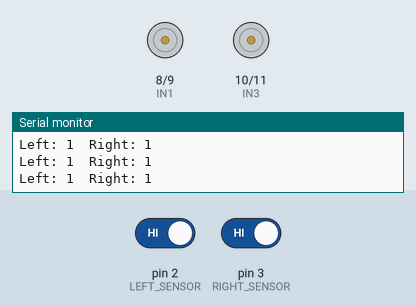
The sketch below on a simulated Arduino Uno, built with avr-gcc and run on an emulated ATmega328P. On the bench: motor-driver pin pairs drawn as motors (green arrow = first pin HIGH = forward, orange = second pin HIGH = backward, longer = more drive, scaled by the enable pin), the last lines printed to the serial monitor. The test bench sets the inputs (shaded band); at power-on: pin 2 (LEFT_SENSOR) HIGH, pin 3 (RIGHT_SENSOR) HIGH.

Above: at 1.2 s.
1.3 s: pin 2 (LEFT_SENSOR) driven LOW
At 2.5 s:
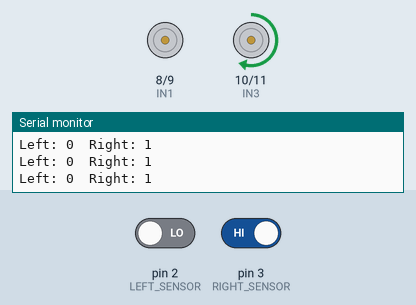
2.8 s: pin 3 (RIGHT_SENSOR) driven LOW
At 3.7 s:
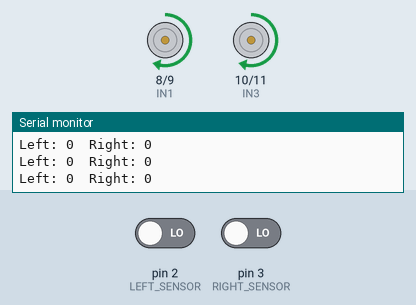
4.3 s: pin 2 (LEFT_SENSOR) driven HIGH
At 4.9 s:
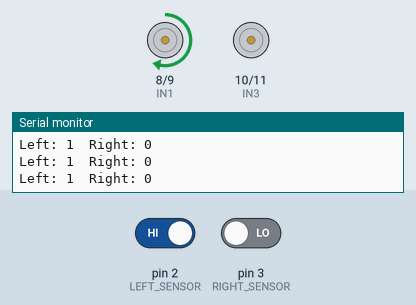
Timing chart, 0 to 7.3 s (numbered marks = the images above; inputs shaded):
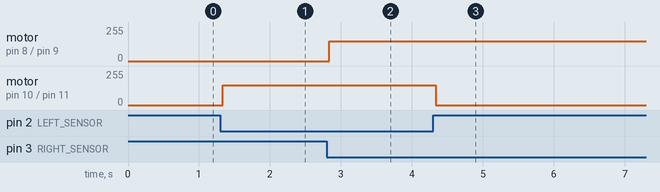

The sketch:

line_following_vehicle.ino
```cpp
// =====================================================
// Line Following Vehicle
// Basic Arduino Control
//
// IR Sensors + Motor Driver + 2 DC Motors
// =====================================================

// -----------------------------
// IR SENSOR PINS
// -----------------------------
#define LEFT_SENSOR  2
#define RIGHT_SENSOR 3

// -----------------------------
// LEFT MOTOR
// -----------------------------
#define ENA 5
#define IN1 8
#define IN2 9

// -----------------------------
// RIGHT MOTOR
// -----------------------------
#define ENB 6
#define IN3 10
#define IN4 11

// Motor speed
int motorSpeed = 150;


// =====================================================
// SETUP
// =====================================================

void setup()
{
  pinMode(LEFT_SENSOR, INPUT);
  pinMode(RIGHT_SENSOR, INPUT);

  pinMode(ENA, OUTPUT);
  pinMode(IN1, OUTPUT);
  pinMode(IN2, OUTPUT);

  pinMode(ENB, OUTPUT);
  pinMode(IN3, OUTPUT);
  pinMode(IN4, OUTPUT);

  stopMotors();

  Serial.begin(9600);
}


// =====================================================
// MAIN LOOP
// =====================================================

void loop()
{
  int leftSensor = digitalRead(LEFT_SENSOR);
  int rightSensor = digitalRead(RIGHT_SENSOR);

  Serial.print("Left: ");
  Serial.print(leftSensor);

  Serial.print("  Right: ");
  Serial.println(rightSensor);

  /*
     Assumption:

     LOW  = black line
     HIGH = white surface
  */

  if (leftSensor == LOW && rightSensor == LOW)
  {
    moveForward();
  }

  else if (leftSensor == LOW && rightSensor == HIGH)
  {
    turnLeft();
  }

  else if (leftSensor == HIGH && rightSensor == LOW)
  {
    turnRight();
  }

  else
  {
    stopMotors();
  }
}


// =====================================================
// MOTOR FUNCTIONS
// =====================================================

void moveForward()
{
  // Left motor
  digitalWrite(IN1, HIGH);
  digitalWrite(IN2, LOW);

  // Right motor
  digitalWrite(IN3, HIGH);
  digitalWrite(IN4, LOW);

  analogWrite(ENA, motorSpeed);
  analogWrite(ENB, motorSpeed);
}


void turnLeft()
{
  // Stop left motor
  digitalWrite(IN1, LOW);
  digitalWrite(IN2, LOW);

  // Right motor forward
  digitalWrite(IN3, HIGH);
  digitalWrite(IN4, LOW);

  analogWrite(ENA, 0);
  analogWrite(ENB, motorSpeed);
}


void turnRight()
{
  // Left motor forward
  digitalWrite(IN1, HIGH);
  digitalWrite(IN2, LOW);

  // Stop right motor
  digitalWrite(IN3, LOW);
  digitalWrite(IN4, LOW);

  analogWrite(ENA, motorSpeed);
  analogWrite(ENB, 0);
}


void stopMotors()
{
  digitalWrite(IN1, LOW);
  digitalWrite(IN2, LOW);

  digitalWrite(IN3, LOW);
  digitalWrite(IN4, LOW);

  analogWrite(ENA, 0);
  analogWrite(ENB, 0);
}
```

Measured:
- after the input at 1.3 s, motor on pin 10 (IN3) / pin 11 (IN4): stopped → forward 150/255 at once
- after the input at 2.8 s, motor on pin 8 (IN1) / pin 9 (IN2): stopped → forward 150/255 at once
- after the input at 4.3 s, motor on pin 10 (IN3) / pin 11 (IN4): forward 150/255 → stopped at once
